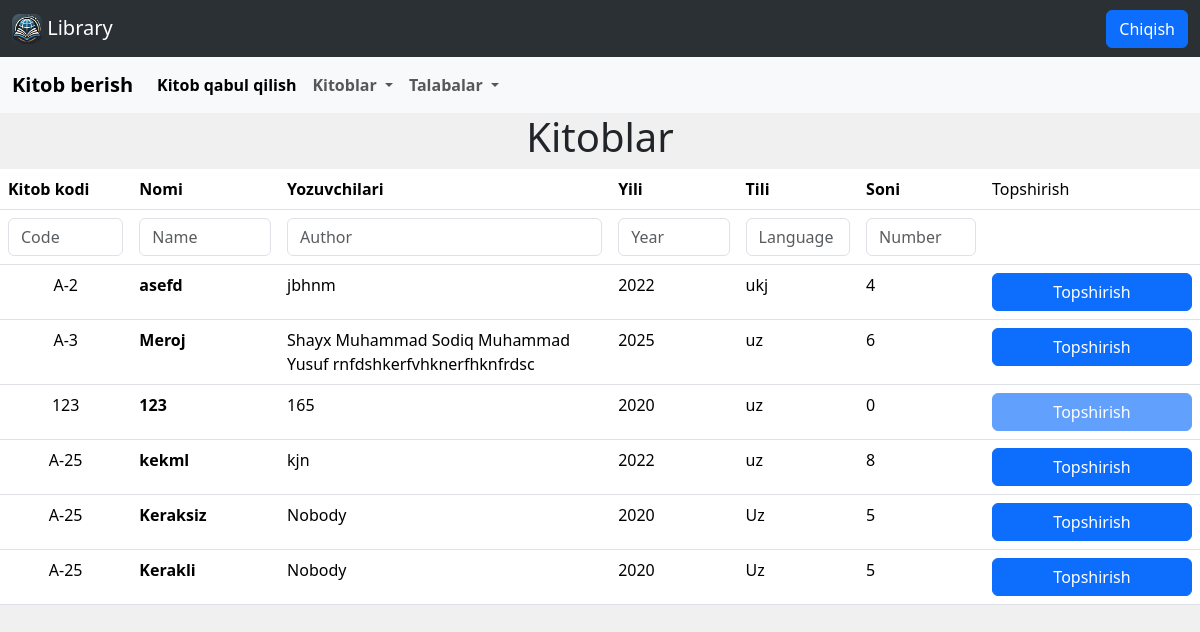
/give_book/, run on an earlier commit of the app's database.
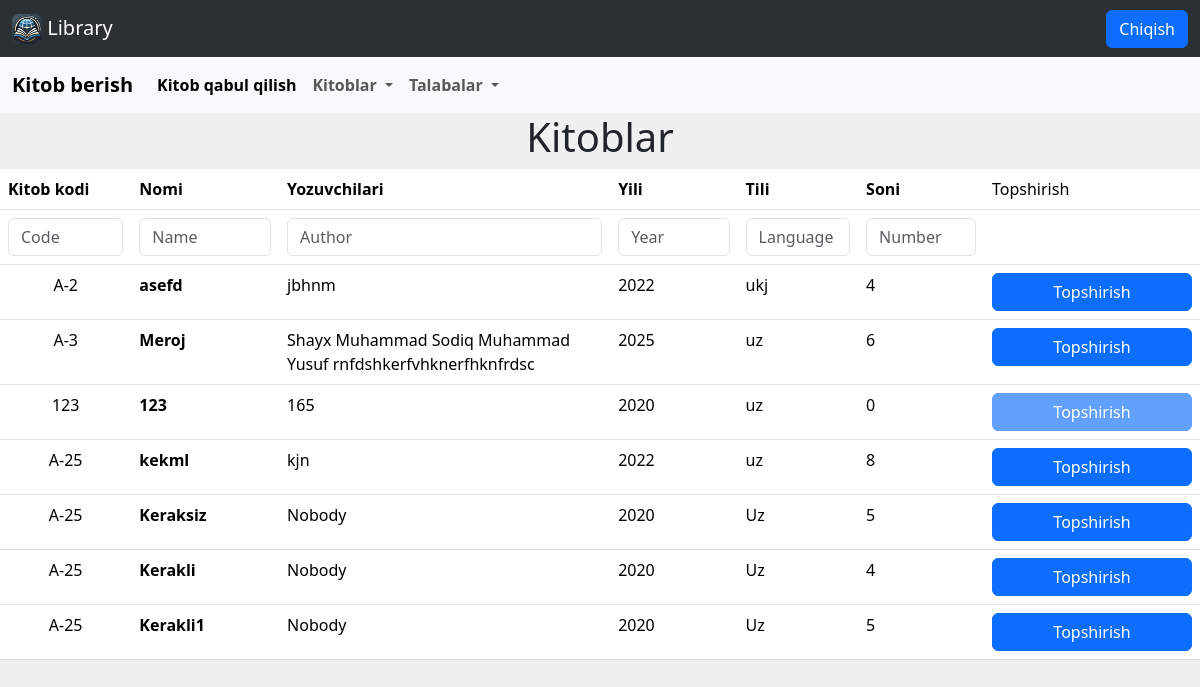
And on a later commit of the database.
### books/models.py (models this page shows, shortened)
class Book(models.Model):
    book_code = models.CharField(max_length=15, null=False, blank=False)
    name = models.CharField(max_length=100, null=False, blank=False, unique=True)
    authors = models.CharField(max_length=150, null=False, blank=False)
    year = models.PositiveIntegerField(
        validators=[
            MinValueValidator(1700),
            MaxValueValidator(date.today().year)
        ],
        null=False,
        blank=False,
    )
    book_lang = models.CharField(max_length=30, null=False, blank=False)
    number = models.PositiveIntegerField(null=False, blank=False)

### give_book/views.py (the view)
# urls.py: path('', views.HomePageView.as_view(), name = 'give_book'),
class HomePageView(ListView):
    model = Book
    template_name = 'give_book/home.html'
    def get_queryset(self):
        queryset = Book.objects.all()
        code_q = self.request.GET.get("code", "").strip()
        name_q = self.request.GET.get("name", "").strip()
        author_q = self.request.GET.get("author", "").strip()
        year_q = self.request.GET.get("year", "").strip()
        language_q = self.request.GET.get("language", "").strip()
        number_q = self.request.GET.get("number", "").strip()
        if code_q:
            queryset = queryset.filter(book_code__icontains=code_q)
        if name_q:
            queryset = queryset.filter(name__icontains=name_q)
        if author_q:
            queryset = queryset.filter(authors__icontains=author_q)
        if year_q:
            queryset = queryset.filter(year__icontains=year_q)
        if language_q:
            queryset = queryset.filter(book_lang__icontains=language_q)
        if number_q:
            queryset = queryset.filter(number__icontains=number_q)
        return queryset
    def render_to_response(self, context, **response_kwargs):
        if self.request.headers.get("X-Requested-With") == "XMLHttpRequest":
            return render(self.request, "give_book/home.html", context)
        return super().render_to_response(context, **response_kwargs)

### templates/give_book/home.html (shortened to what this page needs)
{% extends 'base.html' %}
{% block content %}
<h1 class="text-center flex-grow-1">Kitoblar</h1>
<form id="search-form">
    <table class="table">
        <thead>
            <tr>
                <th>Kitob kodi</th>
                <th>Nomi</th>
                <th>Yozuvchilari</th>
                <th>Yili</th>
                <th>Tili</th>
                <th>Soni</th>
                <td style="width: 216px;">Topshirish</td>
            </tr>
            <tr>
                <td><input type="text" name="code" class="form-control search-input" placeholder="Code" ></td>
                <td><input  type="text" name="name" class="form-control search-input" placeholder="Name" ></td>
                <td><input type="text" name="author" class="form-control search-input" placeholder="Author" ></td>
                <td><input type="text" name="year" class="form-control search-input" placeholder="Year" ></td>
                <td><input type="text" name="language" class="form-control search-input" placeholder="Language" ></td>
                <td><input type="text" name="number" class="form-control search-input" placeholder="Number" ></td>
                <td></td>
            </tr>
        </thead>
        <tbody>
            {% for book in object_list %}
<tr>
    <td style="text-align: center;">{{ book.book_code }}</td>
    <td><strong>{{ book.name }}</strong></td>
    <td>{{ book.authors }}</td>
    <td>{{ book.year }}</td>
    <td>{{ book.book_lang }}</td>
    <td>{{ book.number }}</td>
    <td>
        <button id="give_button" type="button" class="btn btn-primary" data-bs-toggle="modal" data-bs-target="#pupilModal{{ book.pk }}" style="width: 200px;"
            {% if book.number == 0 %}disabled{% endif %}>
            Topshirish
        </button>
    </td>
</tr>
            {% empty %}
                <tr>
                    <td colspan="7" class="text-center">Hech qanday natija topilmadi</td>
                </tr>
            {% endfor %}
        </tbody>
    </table>
</form>
{% endblock content %}

What changed in the data, as far as the page shows it:
changed Book "Kerakli": number "5" → "4"
added Book: book_code "A-25", name "Kerakli1", authors "Nobody", year "2020", book_lang "Uz", number "5"
